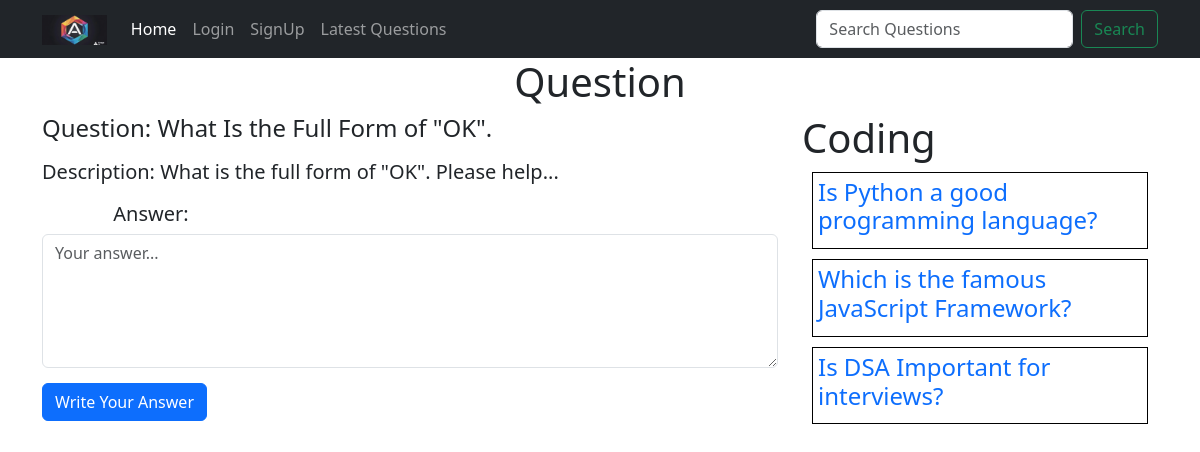
The page /?q-id=4 on the database its author committed.
### tables this page shows
CREATE TABLE `questions` (
  `id` int(10) NOT NULL,
  `title` varchar(100) NOT NULL,
  `description` varchar(300) NOT NULL,
  `category_id` int(10) NOT NULL,
  `user_id` int(10) NOT NULL
);

CREATE TABLE `category` (
  `id` int(10) NOT NULL,
  `category` varchar(50) NOT NULL
);

### client/question-details.php (the view, shortened to what this page needs)
<div class="container">
    <h1 class="heading">Question</h1>
    <div class="row">
        <div class="col-8">
            <?php
            include("./common/db.php");
            $query = "select * from questions where id=$qid";
            $result = $conn->query($query);
            $row = $result->fetch_assoc();
            $cid = $row['category_id'];
            echo "<h4 class='margin-bottom-15'> Question: ".$row["title"]."</h4>
            <p class='margin-bottom-15' style='font-size:20px;'> Description: " .$row["description"]. "</p>";
            include("answers.php");
            ?>
            <form action="./server/request.php" method="post">
                <textarea class="form-control margin-bottom-15" rows="5" name="answer" placeholder="Your answer..."></textarea>
                <button class="btn btn-primary margin-bottom-15">Write Your Answer</button>
            </form>
        </div>
        <div class="col-4">
            <?php
            $categoryquery = "select category from category where id=$cid";
            $categoryresult = $conn->query($categoryquery);
            $categoryrow = $categoryresult->fetch_assoc();
            echo "<h1>".ucfirst($categoryrow['category'])."</h1>";
            $query = "select * from questions where category_id=$cid and id!=$qid";
            $result = $conn->query($query);
            foreach($result as $row) {
                $id = $row['id'];
                $title = $row["title"];
                echo "<div class='question-list'>
                <h4>
                <a href='?q-id=$id'>$title</a>
                </h4>
                </div>";
            }
            ?>
        </div>
    </div>
</div>

### public/style.css (style rules this page uses)
.margin-bottom-15 { margin-bottom: 15px !important; }
.heading { text-align: center; }
.question-list { border: 1px solid black; padding: 5px; margin: 10px; }
.question-list a { text-decoration: none; }

### rows shown on the page
questions: title "What Is the Full Form of \"OK\".", description "What is the full form of \"OK\". Please help..."
category: category "Coding"
questions: title "Is Python a good programming language?"
questions: title "Which is the famous JavaScript Framework?"
questions: title "Is DSA Important for interviews?"
